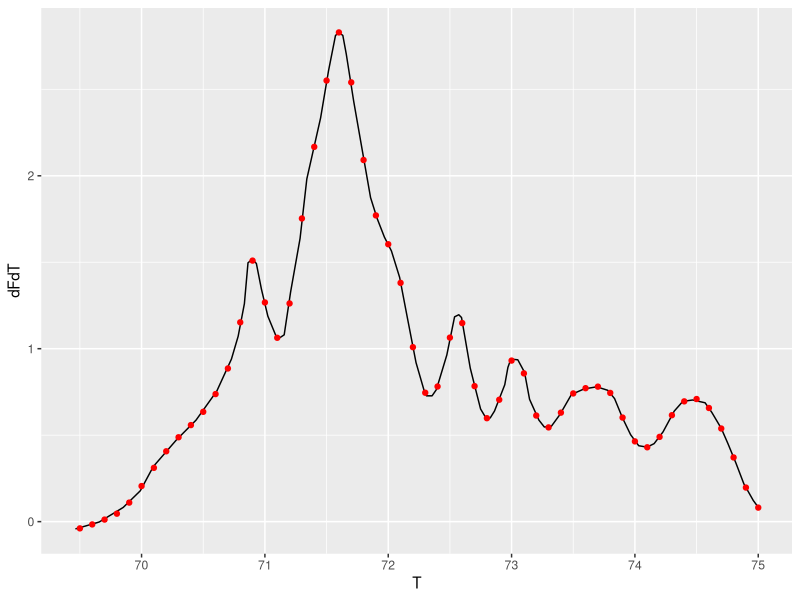

This figure's R source:
## ---- chunk 1
knitr::opts_chunk$set(echo = TRUE)
## ---- chunk 2
library('ggplot2')
## ---- chunk 3
# setwd("~/Documents/projects/cybertory_TNG/melting_curve_simulation_2025/reference_curves/phiX174_1979")

phiX174_raw <- read.csv("data/solid_line.csv", header=FALSE, col.names=c("T", "dFdT"))

# with (phiX174_raw, plot(temperature, dFdT, type='l'))

fit_ss <- with(phiX174_raw, smooth.spline(T, dFdT, nknots = 60)) # try various numbers of knots 

std_data <- data.frame(T = seq(69.5, 75.0, by=0.1))
std_data['dFdT'] <- predict(fit_ss, std_data['T'])$y

phiX174_raw |>
  ggplot(aes(x=T, y=dFdT)) + 
	geom_line() + 
  geom_point(data=std_data, aes(x=T, y=dFdT), col="red")

std_data |> write.csv("phiX174_std.csv")
